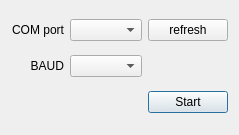
<?xml version="1.0" encoding="UTF-8"?>
<ui version="4.0">
 <class>SetupDialog</class>
 <widget class="QDialog" name="SetupDialog">
  <property name="geometry">
   <rect>
    <x>0</x>
    <y>0</y>
    <width>227</width>
    <height>135</height>
   </rect>
  </property>
  <property name="sizePolicy">
   <sizepolicy hsizetype="Maximum" vsizetype="Maximum">
    <horstretch>0</horstretch>
    <verstretch>0</verstretch>
   </sizepolicy>
  </property>
  <property name="windowTitle">
   <string>Dialog</string>
  </property>
  <layout class="QGridLayout" name="gridLayout">
   <item row="2" column="2">
    <widget class="QPushButton" name="startButton">
     <property name="text">
      <string>Start</string>
     </property>
    </widget>
   </item>
   <item row="0" column="0">
    <widget class="QLabel" name="comportLabel">
     <property name="text">
      <string>COM port</string>
     </property>
     <property name="alignment">
      <set>Qt::AlignRight|Qt::AlignTrailing|Qt::AlignVCenter</set>
     </property>
    </widget>
   </item>
   <item row="1" column="1">
    <widget class="QComboBox" name="baudCBox"/>
   </item>
   <item row="1" column="0">
    <widget class="QLabel" name="baudLabel">
     <property name="text">
      <string>BAUD</string>
     </property>
     <property name="alignment">
      <set>Qt::AlignRight|Qt::AlignTrailing|Qt::AlignVCenter</set>
     </property>
    </widget>
   </item>
   <item row="0" column="1">
    <widget class="QComboBox" name="comportCBox"/>
   </item>
   <item row="0" column="2">
    <widget class="QPushButton" name="comportRefreshButton">
     <property name="text">
      <string>refresh</string>
     </property>
    </widget>
   </item>
  </layout>
 </widget>
 <resources/>
 <connections/>
</ui>
